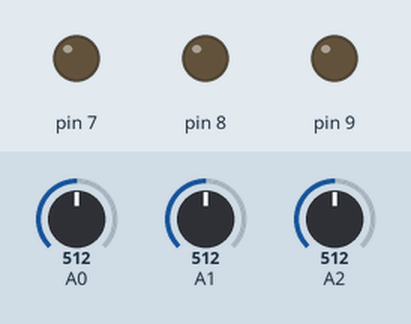
Simulated run of this sketch. Board: Arduino Uno, built with avr-gcc and run on an emulated ATmega328P. Shown: output pins drawn as LEDs (lit = HIGH). The inputs (shaded band) are chosen by the test bench; at power-on: A0 = 512, A1 = 512, A2 = 512.

Above: at 1.2 s.
1.3 s: A0 set to 210
2.8 s: A0 set to 193
At 3.4 s:
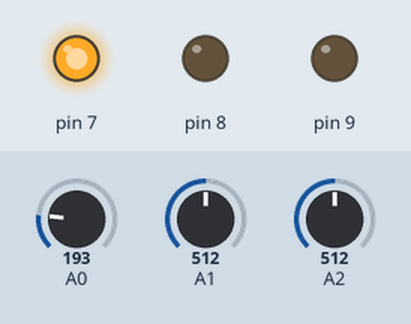
4.3 s: A1 set to 209
5.8 s: A1 set to 187
At 6.1 s:
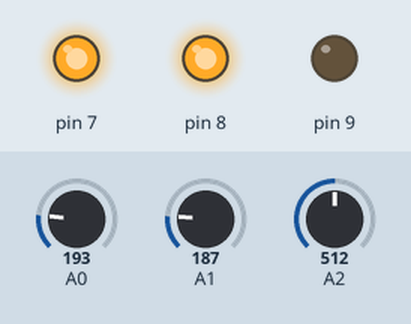
7.3 s: A2 set to 216
8.8 s: A2 set to 193
At 10.0 s:
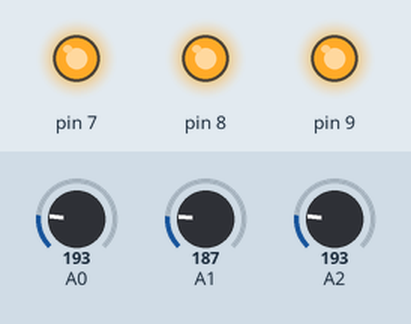
Timing chart, 0 to 11.3 s (numbered marks = the images above; inputs shaded):
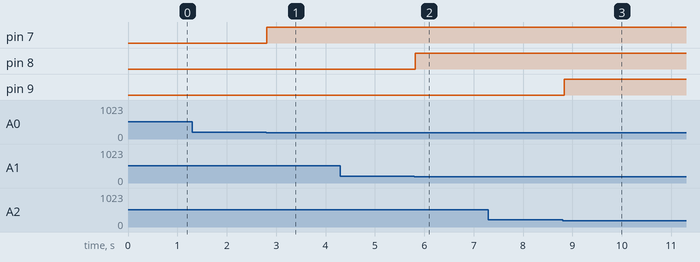

The sketch:

GatewaySSR.ino
```cpp
void setup() {
  pinMode(7, OUTPUT);
  pinMode(8, OUTPUT);
  pinMode(9, OUTPUT);
}

void loop() {
  int val = analogRead(A0);
  digitalWrite(7, (val > 200) ? LOW : HIGH);

  val = analogRead(A1);
  digitalWrite(8, (val > 200) ? LOW : HIGH);

  val = analogRead(A2);
  digitalWrite(9, (val > 200) ? LOW : HIGH);

  delay(100);
}
```

Measured:
- the behaviour switches between 201 and 200 on A0 (found by bisection; images 0 and 1)
- the behaviour switches between 201 and 200 on A1 (found by bisection; images 1 and 2)
- the behaviour switches between 201 and 200 on A2 (found by bisection; images 2 and 3)
- after the input at 1.3 s, every drawn part: stays the same
- after the input at 2.8 s, pin 7: LOW → HIGH at once
- after the input at 4.3 s, every drawn part: stays the same
- after the input at 5.8 s, pin 8: LOW → HIGH at once
- after the input at 7.3 s, every drawn part: stays the same
- after the input at 8.8 s, pin 9: LOW → HIGH at once
